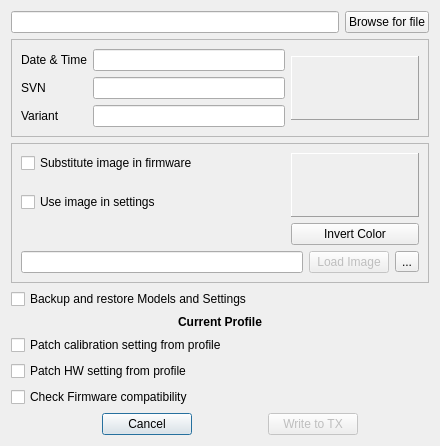
<?xml version="1.0" encoding="UTF-8"?>
<ui version="4.0">
 <class>burnDialog</class>
 <widget class="QDialog" name="burnDialog">
  <property name="geometry">
   <rect>
    <x>0</x>
    <y>0</y>
    <width>440</width>
    <height>418</height>
   </rect>
  </property>
  <property name="sizePolicy">
   <sizepolicy hsizetype="MinimumExpanding" vsizetype="Minimum">
    <horstretch>0</horstretch>
    <verstretch>0</verstretch>
   </sizepolicy>
  </property>
  <property name="minimumSize">
   <size>
    <width>440</width>
    <height>0</height>
   </size>
  </property>
  <property name="windowTitle">
   <string>Customize Splash</string>
  </property>
  <property name="windowIcon">
   <iconset>
    <normaloff>:/images/c_home.png</normaloff>:/images/c_home.png</iconset>
  </property>
  <layout class="QGridLayout" name="gridLayout_7">
   <item row="1" column="0">
    <layout class="QHBoxLayout" name="horizontalLayout_4">
     <item>
      <spacer name="verticalSpacer">
       <property name="orientation">
        <enum>Qt::Vertical</enum>
       </property>
       <property name="sizeHint" stdset="0">
        <size>
         <width>20</width>
         <height>0</height>
        </size>
       </property>
      </spacer>
     </item>
     <item>
      <spacer name="hs2">
       <property name="orientation">
        <enum>Qt::Horizontal</enum>
       </property>
       <property name="sizeHint" stdset="0">
        <size>
         <width>40</width>
         <height>20</height>
        </size>
       </property>
      </spacer>
     </item>
     <item>
      <widget class="QPushButton" name="cancelButton">
       <property name="minimumSize">
        <size>
         <width>90</width>
         <height>0</height>
        </size>
       </property>
       <property name="text">
        <string>Cancel</string>
       </property>
      </widget>
     </item>
     <item>
      <spacer name="horizontalSpacer">
       <property name="orientation">
        <enum>Qt::Horizontal</enum>
       </property>
       <property name="sizeHint" stdset="0">
        <size>
         <width>40</width>
         <height>20</height>
        </size>
       </property>
      </spacer>
     </item>
     <item>
      <widget class="QPushButton" name="BurnFlashButton">
       <property name="enabled">
        <bool>false</bool>
       </property>
       <property name="minimumSize">
        <size>
         <width>90</width>
         <height>0</height>
        </size>
       </property>
       <property name="text">
        <string>Write to TX</string>
       </property>
      </widget>
     </item>
     <item>
      <spacer name="hs2_2">
       <property name="orientation">
        <enum>Qt::Horizontal</enum>
       </property>
       <property name="sizeHint" stdset="0">
        <size>
         <width>48</width>
         <height>20</height>
        </size>
       </property>
      </spacer>
     </item>
    </layout>
   </item>
   <item row="0" column="0">
    <layout class="QGridLayout" name="gridLayout_4">
     <item row="5" column="0">
      <widget class="QCheckBox" name="patchcalib_CB">
       <property name="toolTip">
        <string>&lt;html&gt;&lt;head/&gt;&lt;body&gt;&lt;p&gt;Modify calibration parameters using settings from current profile&lt;/p&gt;&lt;/body&gt;&lt;/html&gt;</string>
       </property>
       <property name="text">
        <string>Patch calibration setting from profile</string>
       </property>
      </widget>
     </item>
     <item row="6" column="0">
      <widget class="QCheckBox" name="patchhw_CB">
       <property name="toolTip">
        <string>&lt;html&gt;&lt;head/&gt;&lt;body&gt;&lt;p&gt;Modify HW parameters using settings from current profile&lt;/p&gt;&lt;/body&gt;&lt;/html&gt;</string>
       </property>
       <property name="text">
        <string>Patch HW setting from profile</string>
       </property>
      </widget>
     </item>
     <item row="1" column="0">
      <widget class="QFrame" name="FramFWInfo">
       <property name="sizePolicy">
        <sizepolicy hsizetype="MinimumExpanding" vsizetype="Minimum">
         <horstretch>0</horstretch>
         <verstretch>0</verstretch>
        </sizepolicy>
       </property>
       <property name="frameShape">
        <enum>QFrame::StyledPanel</enum>
       </property>
       <property name="frameShadow">
        <enum>QFrame::Raised</enum>
       </property>
       <layout class="QGridLayout" name="gridLayout_5">
        <item row="0" column="2" rowspan="3">
         <widget class="QLabel" name="FwImage">
          <property name="sizePolicy">
           <sizepolicy hsizetype="Minimum" vsizetype="Minimum">
            <horstretch>0</horstretch>
            <verstretch>0</verstretch>
           </sizepolicy>
          </property>
          <property name="minimumSize">
           <size>
            <width>128</width>
            <height>64</height>
           </size>
          </property>
          <property name="maximumSize">
           <size>
            <width>212</width>
            <height>64</height>
           </size>
          </property>
          <property name="frameShape">
           <enum>QFrame::Panel</enum>
          </property>
          <property name="frameShadow">
           <enum>QFrame::Raised</enum>
          </property>
          <property name="text">
           <string/>
          </property>
          <property name="scaledContents">
           <bool>true</bool>
          </property>
         </widget>
        </item>
        <item row="0" column="1">
         <widget class="QLineEdit" name="DateField">
          <property name="readOnly">
           <bool>true</bool>
          </property>
         </widget>
        </item>
        <item row="0" column="0">
         <widget class="QLabel" name="dateLabel">
          <property name="text">
           <string>Date &amp; Time</string>
          </property>
         </widget>
        </item>
        <item row="1" column="1">
         <widget class="QLineEdit" name="SVNField">
          <property name="readOnly">
           <bool>true</bool>
          </property>
         </widget>
        </item>
        <item row="1" column="0">
         <widget class="QLabel" name="svnLabel">
          <property name="text">
           <string>SVN</string>
          </property>
         </widget>
        </item>
        <item row="2" column="1">
         <widget class="QLineEdit" name="ModField">
          <property name="readOnly">
           <bool>true</bool>
          </property>
         </widget>
        </item>
        <item row="2" column="0">
         <widget class="QLabel" name="buildLabel">
          <property name="text">
           <string>Variant</string>
          </property>
         </widget>
        </item>
       </layout>
      </widget>
     </item>
     <item row="0" column="0">
      <layout class="QHBoxLayout" name="horizontalLayout_2">
       <item>
        <widget class="QLineEdit" name="FWFileName">
         <property name="enabled">
          <bool>true</bool>
         </property>
         <property name="sizePolicy">
          <sizepolicy hsizetype="Expanding" vsizetype="Minimum">
           <horstretch>0</horstretch>
           <verstretch>0</verstretch>
          </sizepolicy>
         </property>
         <property name="readOnly">
          <bool>true</bool>
         </property>
        </widget>
       </item>
       <item>
        <widget class="QPushButton" name="FlashLoadButton">
         <property name="sizePolicy">
          <sizepolicy hsizetype="Minimum" vsizetype="Minimum">
           <horstretch>0</horstretch>
           <verstretch>0</verstretch>
          </sizepolicy>
         </property>
         <property name="text">
          <string>Browse for file</string>
         </property>
        </widget>
       </item>
      </layout>
     </item>
     <item row="7" column="0">
      <widget class="QCheckBox" name="EEpromCB">
       <property name="sizePolicy">
        <sizepolicy hsizetype="Minimum" vsizetype="Minimum">
         <horstretch>0</horstretch>
         <verstretch>0</verstretch>
        </sizepolicy>
       </property>
       <property name="toolTip">
        <string>Allows Companion to write to older version of the firmware</string>
       </property>
       <property name="text">
        <string>Check Firmware compatibility</string>
       </property>
      </widget>
     </item>
     <item row="3" column="0">
      <widget class="QCheckBox" name="EEbackupCB">
       <property name="enabled">
        <bool>true</bool>
       </property>
       <property name="text">
        <string>Backup and restore Models and Settings</string>
       </property>
       <property name="tristate">
        <bool>false</bool>
       </property>
      </widget>
     </item>
     <item row="4" column="0">
      <widget class="QLabel" name="profile_label">
       <property name="font">
        <font>
         <weight>75</weight>
         <bold>true</bold>
        </font>
       </property>
       <property name="text">
        <string>Current Profile</string>
       </property>
       <property name="alignment">
        <set>Qt::AlignCenter</set>
       </property>
      </widget>
     </item>
     <item row="2" column="0">
      <widget class="QFrame" name="SplashFrame">
       <property name="sizePolicy">
        <sizepolicy hsizetype="MinimumExpanding" vsizetype="Minimum">
         <horstretch>0</horstretch>
         <verstretch>0</verstretch>
        </sizepolicy>
       </property>
       <property name="frameShape">
        <enum>QFrame::StyledPanel</enum>
       </property>
       <property name="frameShadow">
        <enum>QFrame::Raised</enum>
       </property>
       <layout class="QGridLayout" name="gridLayout">
        <item row="0" column="0">
         <layout class="QGridLayout" name="SplashLayout" rowstretch="0,0,0,1">
          <item row="0" column="1" rowspan="4">
           <layout class="QGridLayout" name="gridLayout_2" rowstretch="1,0">
            <item row="1" column="0">
             <widget class="QPushButton" name="InvertColorButton">
              <property name="text">
               <string>Invert Color</string>
              </property>
             </widget>
            </item>
            <item row="0" column="0">
             <widget class="QLabel" name="imageLabel">
              <property name="sizePolicy">
               <sizepolicy hsizetype="Minimum" vsizetype="Minimum">
                <horstretch>0</horstretch>
                <verstretch>0</verstretch>
               </sizepolicy>
              </property>
              <property name="minimumSize">
               <size>
                <width>128</width>
                <height>64</height>
               </size>
              </property>
              <property name="maximumSize">
               <size>
                <width>212</width>
                <height>64</height>
               </size>
              </property>
              <property name="frameShape">
               <enum>QFrame::Panel</enum>
              </property>
              <property name="frameShadow">
               <enum>QFrame::Raised</enum>
              </property>
              <property name="text">
               <string/>
              </property>
              <property name="scaledContents">
               <bool>true</bool>
              </property>
             </widget>
            </item>
           </layout>
          </item>
          <item row="2" column="0">
           <widget class="QCheckBox" name="PreferredImageCB">
            <property name="sizePolicy">
             <sizepolicy hsizetype="MinimumExpanding" vsizetype="Fixed">
              <horstretch>0</horstretch>
              <verstretch>0</verstretch>
             </sizepolicy>
            </property>
            <property name="text">
             <string>Use image in settings</string>
            </property>
           </widget>
          </item>
          <item row="0" column="0">
           <widget class="QCheckBox" name="PatchFWCB">
            <property name="text">
             <string>Substitute image in firmware</string>
            </property>
           </widget>
          </item>
          <item row="3" column="0">
           <spacer name="verticalSpacer_3">
            <property name="orientation">
             <enum>Qt::Vertical</enum>
            </property>
            <property name="sizeHint" stdset="0">
             <size>
              <width>20</width>
              <height>13</height>
             </size>
            </property>
           </spacer>
          </item>
          <item row="1" column="0">
           <spacer name="verticalSpacer_2">
            <property name="orientation">
             <enum>Qt::Vertical</enum>
            </property>
            <property name="sizeHint" stdset="0">
             <size>
              <width>20</width>
              <height>13</height>
             </size>
            </property>
           </spacer>
          </item>
         </layout>
        </item>
        <item row="1" column="0">
         <layout class="QHBoxLayout" name="horizontalLayout_3">
          <item>
           <widget class="QLineEdit" name="ImageFileName">
            <property name="enabled">
             <bool>true</bool>
            </property>
            <property name="sizePolicy">
             <sizepolicy hsizetype="Expanding" vsizetype="Minimum">
              <horstretch>0</horstretch>
              <verstretch>0</verstretch>
             </sizepolicy>
            </property>
            <property name="readOnly">
             <bool>true</bool>
            </property>
           </widget>
          </item>
          <item>
           <widget class="QPushButton" name="ImageLoadButton">
            <property name="enabled">
             <bool>false</bool>
            </property>
            <property name="text">
             <string>Load Image</string>
            </property>
           </widget>
          </item>
          <item>
           <widget class="QToolButton" name="libraryButton">
            <property name="toolTip">
             <string>Open Splash Library</string>
            </property>
            <property name="text">
             <string>...</string>
            </property>
            <property name="icon">
             <iconset resource="companion.qrc">
              <normaloff>:/images/library.png</normaloff>:/images/library.png</iconset>
            </property>
            <property name="iconSize">
             <size>
              <width>16</width>
              <height>16</height>
             </size>
            </property>
           </widget>
          </item>
         </layout>
        </item>
       </layout>
      </widget>
     </item>
    </layout>
   </item>
  </layout>
 </widget>
 <tabstops>
  <tabstop>FWFileName</tabstop>
  <tabstop>FlashLoadButton</tabstop>
  <tabstop>ImageFileName</tabstop>
  <tabstop>ImageLoadButton</tabstop>
  <tabstop>libraryButton</tabstop>
  <tabstop>EEbackupCB</tabstop>
  <tabstop>EEpromCB</tabstop>
  <tabstop>cancelButton</tabstop>
  <tabstop>BurnFlashButton</tabstop>
 </tabstops>
 <resources>
  <include location="companion.qrc"/>
 </resources>
 <connections/>
</ui>
